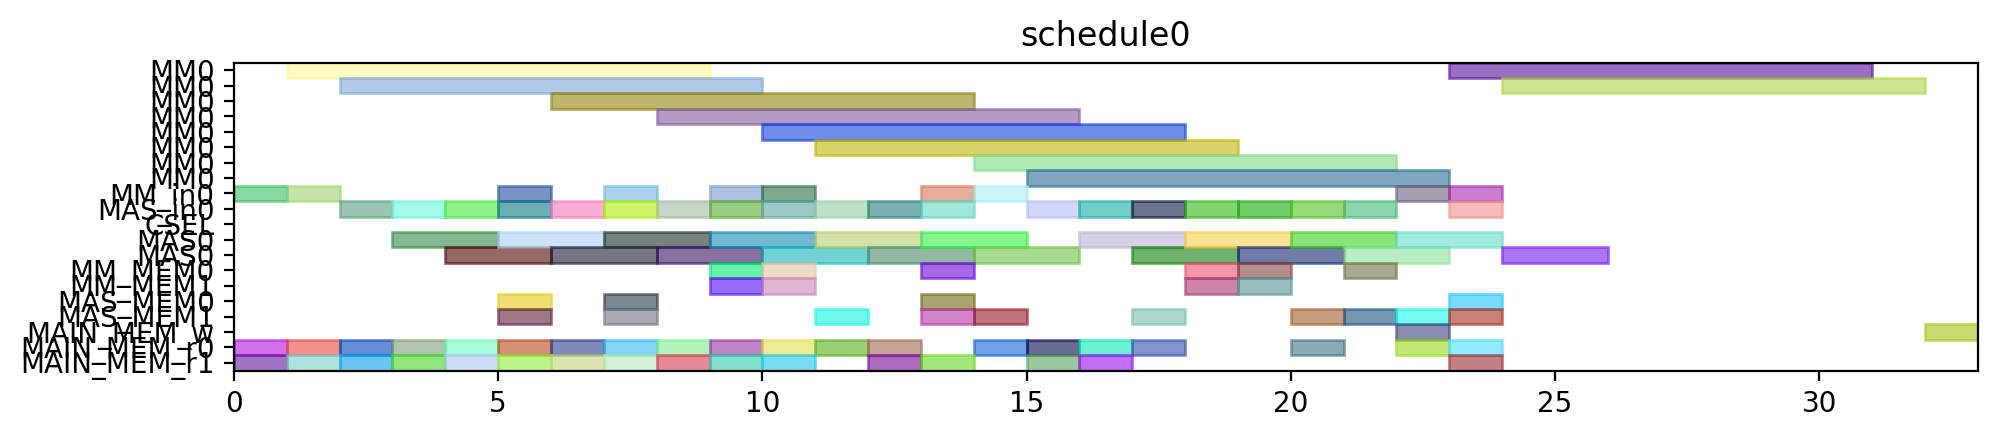

Reproduce this figure in Python.
from pyschedule import Scenario, solvers, plotters, alt


def solve():
	horizon = 120
	S = Scenario("schedule0", horizon=horizon)

	# resource
	MM = S.Resources('MM', num=1, size=8)
	MM_in = S.Resources('MM_in', num=1)
	MAS_in = S.Resources('MAS_in', num=1)
	CSEL = S.Resource('CSEL')
	MAS = S.Resources('MAS', num=1, size=2, periods=range(1, horizon))
	MM_MEM = S.Resources('MM_MEM', num=2)
	MAS_MEM = S.Resources('MAS_MEM', num=2)
	MAIN_MEM_w = S.Resource('MAIN_MEM_w', size=1)
	MAIN_MEM_r = S.Resources('MAIN_MEM_r', num=2)

	# result of previous scheduling

	# new tasks
	t0_t0 = S.Task('t0_t0', length=8, delay_cost=1)
	t0_t0 += alt(MM)
	t0_t0_in = S.Task('t0_t0_in', length=1, delay_cost=1)
	t0_t0_in += alt(MM_in)
	S += t0_t0_in*MM_in[0]<=t0_t0*MM[0]
	t0_t0_mem0 = S.Task('t0_t0_mem0', length=1, delay_cost=1)
	t0_t0_mem0 += MAIN_MEM_r[0]
	S += t0_t0_mem0 <= t0_t0

	t0_t0_mem1 = S.Task('t0_t0_mem1', length=1, delay_cost=1)
	t0_t0_mem1 += MAIN_MEM_r[1]
	S += t0_t0_mem1 <= t0_t0

	t0_t1 = S.Task('t0_t1', length=8, delay_cost=1)
	t0_t1 += alt(MM)
	t0_t1_in = S.Task('t0_t1_in', length=1, delay_cost=1)
	t0_t1_in += alt(MM_in)
	S += t0_t1_in*MM_in[0]<=t0_t1*MM[0]
	t0_t1_mem0 = S.Task('t0_t1_mem0', length=1, delay_cost=1)
	t0_t1_mem0 += MAIN_MEM_r[0]
	S += t0_t1_mem0 <= t0_t1

	t0_t1_mem1 = S.Task('t0_t1_mem1', length=1, delay_cost=1)
	t0_t1_mem1 += MAIN_MEM_r[1]
	S += t0_t1_mem1 <= t0_t1

	t0_t2 = S.Task('t0_t2', length=2, delay_cost=1)
	t0_t2 += alt(MAS)
	t0_t2_in = S.Task('t0_t2_in', length=1, delay_cost=1)
	t0_t2_in += alt(MAS_in)
	S += t0_t2_in*MAS_in[0]<=t0_t2*MAS[0]

	t0_t2_mem0 = S.Task('t0_t2_mem0', length=1, delay_cost=1)
	t0_t2_mem0 += MAIN_MEM_r[0]
	S += t0_t2_mem0 <= t0_t2

	t0_t2_mem1 = S.Task('t0_t2_mem1', length=1, delay_cost=1)
	t0_t2_mem1 += MAIN_MEM_r[1]
	S += t0_t2_mem1 <= t0_t2

	t0_t3 = S.Task('t0_t3', length=2, delay_cost=1)
	t0_t3 += alt(MAS)
	t0_t3_in = S.Task('t0_t3_in', length=1, delay_cost=1)
	t0_t3_in += alt(MAS_in)
	S += t0_t3_in*MAS_in[0]<=t0_t3*MAS[0]

	t0_t3_mem0 = S.Task('t0_t3_mem0', length=1, delay_cost=1)
	t0_t3_mem0 += MAIN_MEM_r[0]
	S += t0_t3_mem0 <= t0_t3

	t0_t3_mem1 = S.Task('t0_t3_mem1', length=1, delay_cost=1)
	t0_t3_mem1 += MAIN_MEM_r[1]
	S += t0_t3_mem1 <= t0_t3

	t2_t0 = S.Task('t2_t0', length=8, delay_cost=1)
	t2_t0 += alt(MM)
	t2_t0_in = S.Task('t2_t0_in', length=1, delay_cost=1)
	t2_t0_in += alt(MM_in)
	S += t2_t0_in*MM_in[0]<=t2_t0*MM[0]
	t2_t0_mem0 = S.Task('t2_t0_mem0', length=1, delay_cost=1)
	t2_t0_mem0 += MAIN_MEM_r[0]
	S += t2_t0_mem0 <= t2_t0

	t2_t0_mem1 = S.Task('t2_t0_mem1', length=1, delay_cost=1)
	t2_t0_mem1 += MAIN_MEM_r[1]
	S += t2_t0_mem1 <= t2_t0

	t2_t1 = S.Task('t2_t1', length=8, delay_cost=1)
	t2_t1 += alt(MM)
	t2_t1_in = S.Task('t2_t1_in', length=1, delay_cost=1)
	t2_t1_in += alt(MM_in)
	S += t2_t1_in*MM_in[0]<=t2_t1*MM[0]
	t2_t1_mem0 = S.Task('t2_t1_mem0', length=1, delay_cost=1)
	t2_t1_mem0 += MAIN_MEM_r[0]
	S += t2_t1_mem0 <= t2_t1

	t2_t1_mem1 = S.Task('t2_t1_mem1', length=1, delay_cost=1)
	t2_t1_mem1 += MAIN_MEM_r[1]
	S += t2_t1_mem1 <= t2_t1

	t2_t2 = S.Task('t2_t2', length=2, delay_cost=1)
	t2_t2 += alt(MAS)
	t2_t2_in = S.Task('t2_t2_in', length=1, delay_cost=1)
	t2_t2_in += alt(MAS_in)
	S += t2_t2_in*MAS_in[0]<=t2_t2*MAS[0]

	t2_t2_mem0 = S.Task('t2_t2_mem0', length=1, delay_cost=1)
	t2_t2_mem0 += MAIN_MEM_r[0]
	S += t2_t2_mem0 <= t2_t2

	t2_t2_mem1 = S.Task('t2_t2_mem1', length=1, delay_cost=1)
	t2_t2_mem1 += MAIN_MEM_r[1]
	S += t2_t2_mem1 <= t2_t2

	t2_t3 = S.Task('t2_t3', length=2, delay_cost=1)
	t2_t3 += alt(MAS)
	t2_t3_in = S.Task('t2_t3_in', length=1, delay_cost=1)
	t2_t3_in += alt(MAS_in)
	S += t2_t3_in*MAS_in[0]<=t2_t3*MAS[0]

	t2_t3_mem0 = S.Task('t2_t3_mem0', length=1, delay_cost=1)
	t2_t3_mem0 += MAIN_MEM_r[0]
	S += t2_t3_mem0 <= t2_t3

	t2_t3_mem1 = S.Task('t2_t3_mem1', length=1, delay_cost=1)
	t2_t3_mem1 += MAIN_MEM_r[1]
	S += t2_t3_mem1 <= t2_t3

	t7_t2 = S.Task('t7_t2', length=2, delay_cost=1)
	t7_t2 += alt(MAS)
	t7_t2_in = S.Task('t7_t2_in', length=1, delay_cost=1)
	t7_t2_in += alt(MAS_in)
	S += t7_t2_in*MAS_in[0]<=t7_t2*MAS[0]

	t7_t2_mem0 = S.Task('t7_t2_mem0', length=1, delay_cost=1)
	t7_t2_mem0 += MAIN_MEM_r[0]
	S += t7_t2_mem0 <= t7_t2

	t7_t2_mem1 = S.Task('t7_t2_mem1', length=1, delay_cost=1)
	t7_t2_mem1 += MAIN_MEM_r[1]
	S += t7_t2_mem1 <= t7_t2

	t9_t2 = S.Task('t9_t2', length=2, delay_cost=1)
	t9_t2 += alt(MAS)
	t9_t2_in = S.Task('t9_t2_in', length=1, delay_cost=1)
	t9_t2_in += alt(MAS_in)
	S += t9_t2_in*MAS_in[0]<=t9_t2*MAS[0]

	t9_t2_mem0 = S.Task('t9_t2_mem0', length=1, delay_cost=1)
	t9_t2_mem0 += MAIN_MEM_r[0]
	S += t9_t2_mem0 <= t9_t2

	t9_t2_mem1 = S.Task('t9_t2_mem1', length=1, delay_cost=1)
	t9_t2_mem1 += MAIN_MEM_r[1]
	S += t9_t2_mem1 <= t9_t2

	t14_t2 = S.Task('t14_t2', length=2, delay_cost=1)
	t14_t2 += alt(MAS)
	t14_t2_in = S.Task('t14_t2_in', length=1, delay_cost=1)
	t14_t2_in += alt(MAS_in)
	S += t14_t2_in*MAS_in[0]<=t14_t2*MAS[0]

	t14_t2_mem0 = S.Task('t14_t2_mem0', length=1, delay_cost=1)
	t14_t2_mem0 += MAIN_MEM_r[0]
	S += t14_t2_mem0 <= t14_t2

	t14_t2_mem1 = S.Task('t14_t2_mem1', length=1, delay_cost=1)
	t14_t2_mem1 += MAIN_MEM_r[1]
	S += t14_t2_mem1 <= t14_t2

	new_TZ_t2 = S.Task('new_TZ_t2', length=2, delay_cost=1)
	new_TZ_t2 += alt(MAS)
	new_TZ_t2_in = S.Task('new_TZ_t2_in', length=1, delay_cost=1)
	new_TZ_t2_in += alt(MAS_in)
	S += new_TZ_t2_in*MAS_in[0]<=new_TZ_t2*MAS[0]

	new_TZ_t2_mem0 = S.Task('new_TZ_t2_mem0', length=1, delay_cost=1)
	new_TZ_t2_mem0 += MAIN_MEM_r[0]
	S += new_TZ_t2_mem0 <= new_TZ_t2

	new_TZ_t2_mem1 = S.Task('new_TZ_t2_mem1', length=1, delay_cost=1)
	new_TZ_t2_mem1 += MAIN_MEM_r[1]
	S += new_TZ_t2_mem1 <= new_TZ_t2

	t16_t2 = S.Task('t16_t2', length=2, delay_cost=1)
	t16_t2 += alt(MAS)
	t16_t2_in = S.Task('t16_t2_in', length=1, delay_cost=1)
	t16_t2_in += alt(MAS_in)
	S += t16_t2_in*MAS_in[0]<=t16_t2*MAS[0]

	t16_t2_mem0 = S.Task('t16_t2_mem0', length=1, delay_cost=1)
	t16_t2_mem0 += MAIN_MEM_r[0]
	S += t16_t2_mem0 <= t16_t2

	t16_t2_mem1 = S.Task('t16_t2_mem1', length=1, delay_cost=1)
	t16_t2_mem1 += MAIN_MEM_r[1]
	S += t16_t2_mem1 <= t16_t2

	t17_t2 = S.Task('t17_t2', length=2, delay_cost=1)
	t17_t2 += alt(MAS)
	t17_t2_in = S.Task('t17_t2_in', length=1, delay_cost=1)
	t17_t2_in += alt(MAS_in)
	S += t17_t2_in*MAS_in[0]<=t17_t2*MAS[0]

	t17_t2_mem0 = S.Task('t17_t2_mem0', length=1, delay_cost=1)
	t17_t2_mem0 += MAIN_MEM_r[0]
	S += t17_t2_mem0 <= t17_t2

	t17_t2_mem1 = S.Task('t17_t2_mem1', length=1, delay_cost=1)
	t17_t2_mem1 += MAIN_MEM_r[1]
	S += t17_t2_mem1 <= t17_t2

	t0_t4 = S.Task('t0_t4', length=8, delay_cost=1)
	t0_t4 += alt(MM)
	t0_t4_in = S.Task('t0_t4_in', length=1, delay_cost=1)
	t0_t4_in += alt(MM_in)
	S += t0_t4_in*MM_in[0]<=t0_t4*MM[0]
	t0_t4_mem0 = S.Task('t0_t4_mem0', length=1, delay_cost=1)
	t0_t4_mem0 += alt(MAS_MEM)
	S += (t0_t2*MAS[0])-1 < t0_t4_mem0*MAS_MEM[0]
	S += t0_t4_mem0 <= t0_t4

	t0_t4_mem1 = S.Task('t0_t4_mem1', length=1, delay_cost=1)
	t0_t4_mem1 += alt(MAS_MEM)
	S += (t0_t3*MAS[0])-1 < t0_t4_mem1*MAS_MEM[1]
	S += t0_t4_mem1 <= t0_t4

	t00 = S.Task('t00', length=2, delay_cost=1)
	t00 += alt(MAS)
	t00_in = S.Task('t00_in', length=1, delay_cost=1)
	t00_in += alt(MAS_in)
	S += t00_in*MAS_in[0]<=t00*MAS[0]

	t00_mem0 = S.Task('t00_mem0', length=1, delay_cost=1)
	t00_mem0 += alt(MM_MEM)
	S += (t0_t0*MM[0])-1 < t00_mem0*MM_MEM[0]
	S += t00_mem0 <= t00

	t00_mem1 = S.Task('t00_mem1', length=1, delay_cost=1)
	t00_mem1 += alt(MM_MEM)
	S += (t0_t1*MM[0])-1 < t00_mem1*MM_MEM[1]
	S += t00_mem1 <= t00

	t0_t5 = S.Task('t0_t5', length=2, delay_cost=1)
	t0_t5 += alt(MAS)
	t0_t5_in = S.Task('t0_t5_in', length=1, delay_cost=1)
	t0_t5_in += alt(MAS_in)
	S += t0_t5_in*MAS_in[0]<=t0_t5*MAS[0]

	t0_t5_mem0 = S.Task('t0_t5_mem0', length=1, delay_cost=1)
	t0_t5_mem0 += alt(MM_MEM)
	S += (t0_t0*MM[0])-1 < t0_t5_mem0*MM_MEM[0]
	S += t0_t5_mem0 <= t0_t5

	t0_t5_mem1 = S.Task('t0_t5_mem1', length=1, delay_cost=1)
	t0_t5_mem1 += alt(MM_MEM)
	S += (t0_t1*MM[0])-1 < t0_t5_mem1*MM_MEM[1]
	S += t0_t5_mem1 <= t0_t5

	t2_t4 = S.Task('t2_t4', length=8, delay_cost=1)
	t2_t4 += alt(MM)
	t2_t4_in = S.Task('t2_t4_in', length=1, delay_cost=1)
	t2_t4_in += alt(MM_in)
	S += t2_t4_in*MM_in[0]<=t2_t4*MM[0]
	t2_t4_mem0 = S.Task('t2_t4_mem0', length=1, delay_cost=1)
	t2_t4_mem0 += alt(MAS_MEM)
	S += (t2_t2*MAS[0])-1 < t2_t4_mem0*MAS_MEM[0]
	S += t2_t4_mem0 <= t2_t4

	t2_t4_mem1 = S.Task('t2_t4_mem1', length=1, delay_cost=1)
	t2_t4_mem1 += alt(MAS_MEM)
	S += (t2_t3*MAS[0])-1 < t2_t4_mem1*MAS_MEM[1]
	S += t2_t4_mem1 <= t2_t4

	t20 = S.Task('t20', length=2, delay_cost=1)
	t20 += alt(MAS)
	t20_in = S.Task('t20_in', length=1, delay_cost=1)
	t20_in += alt(MAS_in)
	S += t20_in*MAS_in[0]<=t20*MAS[0]

	t20_mem0 = S.Task('t20_mem0', length=1, delay_cost=1)
	t20_mem0 += alt(MM_MEM)
	S += (t2_t0*MM[0])-1 < t20_mem0*MM_MEM[0]
	S += t20_mem0 <= t20

	t20_mem1 = S.Task('t20_mem1', length=1, delay_cost=1)
	t20_mem1 += alt(MM_MEM)
	S += (t2_t1*MM[0])-1 < t20_mem1*MM_MEM[1]
	S += t20_mem1 <= t20

	t2_t5 = S.Task('t2_t5', length=2, delay_cost=1)
	t2_t5 += alt(MAS)
	t2_t5_in = S.Task('t2_t5_in', length=1, delay_cost=1)
	t2_t5_in += alt(MAS_in)
	S += t2_t5_in*MAS_in[0]<=t2_t5*MAS[0]

	t2_t5_mem0 = S.Task('t2_t5_mem0', length=1, delay_cost=1)
	t2_t5_mem0 += alt(MM_MEM)
	S += (t2_t0*MM[0])-1 < t2_t5_mem0*MM_MEM[0]
	S += t2_t5_mem0 <= t2_t5

	t2_t5_mem1 = S.Task('t2_t5_mem1', length=1, delay_cost=1)
	t2_t5_mem1 += alt(MM_MEM)
	S += (t2_t1*MM[0])-1 < t2_t5_mem1*MM_MEM[1]
	S += t2_t5_mem1 <= t2_t5

	t01 = S.Task('t01', length=2, delay_cost=1)
	t01 += alt(MAS)
	t01_in = S.Task('t01_in', length=1, delay_cost=1)
	t01_in += alt(MAS_in)
	S += t01_in*MAS_in[0]<=t01*MAS[0]

	t01_mem0 = S.Task('t01_mem0', length=1, delay_cost=1)
	t01_mem0 += alt(MM_MEM)
	S += (t0_t4*MM[0])-1 < t01_mem0*MM_MEM[0]
	S += t01_mem0 <= t01

	t01_mem1 = S.Task('t01_mem1', length=1, delay_cost=1)
	t01_mem1 += alt(MAS_MEM)
	S += (t0_t5*MAS[0])-1 < t01_mem1*MAS_MEM[1]
	S += t01_mem1 <= t01

	t10 = S.Task('t10', length=2, delay_cost=1)
	t10 += alt(MAS)
	t10_in = S.Task('t10_in', length=1, delay_cost=1)
	t10_in += alt(MAS_in)
	S += t10_in*MAS_in[0]<=t10*MAS[0]

	t10_mem0 = S.Task('t10_mem0', length=1, delay_cost=1)
	t10_mem0 += MAIN_MEM_r[0]
	S += t10_mem0 <= t10

	t10_mem1 = S.Task('t10_mem1', length=1, delay_cost=1)
	t10_mem1 += alt(MAS_MEM)
	S += (t00*MAS[0])-1 < t10_mem1*MAS_MEM[1]
	S += t10_mem1 <= t10

	t21 = S.Task('t21', length=2, delay_cost=1)
	t21 += alt(MAS)
	t21_in = S.Task('t21_in', length=1, delay_cost=1)
	t21_in += alt(MAS_in)
	S += t21_in*MAS_in[0]<=t21*MAS[0]

	t21_mem0 = S.Task('t21_mem0', length=1, delay_cost=1)
	t21_mem0 += alt(MM_MEM)
	S += (t2_t4*MM[0])-1 < t21_mem0*MM_MEM[0]
	S += t21_mem0 <= t21

	t21_mem1 = S.Task('t21_mem1', length=1, delay_cost=1)
	t21_mem1 += alt(MAS_MEM)
	S += (t2_t5*MAS[0])-1 < t21_mem1*MAS_MEM[1]
	S += t21_mem1 <= t21

	t30 = S.Task('t30', length=2, delay_cost=1)
	t30 += alt(MAS)
	t30_in = S.Task('t30_in', length=1, delay_cost=1)
	t30_in += alt(MAS_in)
	S += t30_in*MAS_in[0]<=t30*MAS[0]

	t30_mem0 = S.Task('t30_mem0', length=1, delay_cost=1)
	t30_mem0 += MAIN_MEM_r[0]
	S += t30_mem0 <= t30

	t30_mem1 = S.Task('t30_mem1', length=1, delay_cost=1)
	t30_mem1 += alt(MAS_MEM)
	S += (t20*MAS[0])-1 < t30_mem1*MAS_MEM[1]
	S += t30_mem1 <= t30

	t11 = S.Task('t11', length=2, delay_cost=1)
	t11 += alt(MAS)
	t11_in = S.Task('t11_in', length=1, delay_cost=1)
	t11_in += alt(MAS_in)
	S += t11_in*MAS_in[0]<=t11*MAS[0]

	t11_mem0 = S.Task('t11_mem0', length=1, delay_cost=1)
	t11_mem0 += MAIN_MEM_r[0]
	S += t11_mem0 <= t11

	t11_mem1 = S.Task('t11_mem1', length=1, delay_cost=1)
	t11_mem1 += alt(MAS_MEM)
	S += (t01*MAS[0])-1 < t11_mem1*MAS_MEM[1]
	S += t11_mem1 <= t11

	t31 = S.Task('t31', length=2, delay_cost=1)
	t31 += alt(MAS)
	t31_in = S.Task('t31_in', length=1, delay_cost=1)
	t31_in += alt(MAS_in)
	S += t31_in*MAS_in[0]<=t31*MAS[0]

	t31_mem0 = S.Task('t31_mem0', length=1, delay_cost=1)
	t31_mem0 += MAIN_MEM_r[0]
	S += t31_mem0 <= t31

	t31_mem1 = S.Task('t31_mem1', length=1, delay_cost=1)
	t31_mem1 += alt(MAS_MEM)
	S += (t21*MAS[0])-1 < t31_mem1*MAS_MEM[1]
	S += t31_mem1 <= t31

	c010 = S.Task('c010', length=8, delay_cost=1)
	c010 += alt(MM)
	c010_in = S.Task('c010_in', length=1, delay_cost=1)
	c010_in += alt(MM_in)
	S += c010_in*MM_in[0]<=c010*MM[0]
	S += 0<c010

	c010_w = S.Task('c010_w', length=1, delay_cost=1)
	c010_w += alt(MAIN_MEM_w)
	S += c010 <= c010_w

	c010_mem0 = S.Task('c010_mem0', length=1, delay_cost=1)
	c010_mem0 += alt(MAS_MEM)
	S += (t30*MAS[0])-1 < c010_mem0*MAS_MEM[0]
	S += c010_mem0 <= c010

	c010_mem1 = S.Task('c010_mem1', length=1, delay_cost=1)
	c010_mem1 += MAIN_MEM_r[1]
	S += c010_mem1 <= c010

	c200 = S.Task('c200', length=8, delay_cost=1)
	c200 += alt(MM)
	c200_in = S.Task('c200_in', length=1, delay_cost=1)
	c200_in += alt(MM_in)
	S += c200_in*MM_in[0]<=c200*MM[0]
	S += 0<c200

	c200_w = S.Task('c200_w', length=1, delay_cost=1)
	c200_w += alt(MAIN_MEM_w)
	S += c200 <= c200_w

	c200_mem0 = S.Task('c200_mem0', length=1, delay_cost=1)
	c200_mem0 += alt(MAS_MEM)
	S += (t10*MAS[0])-1 < c200_mem0*MAS_MEM[0]
	S += c200_mem0 <= c200

	c200_mem1 = S.Task('c200_mem1', length=1, delay_cost=1)
	c200_mem1 += MAIN_MEM_r[1]
	S += c200_mem1 <= c200

	t16_t0 = S.Task('t16_t0', length=8, delay_cost=1)
	t16_t0 += alt(MM)
	t16_t0_in = S.Task('t16_t0_in', length=1, delay_cost=1)
	t16_t0_in += alt(MM_in)
	S += t16_t0_in*MM_in[0]<=t16_t0*MM[0]
	t16_t0_mem0 = S.Task('t16_t0_mem0', length=1, delay_cost=1)
	t16_t0_mem0 += MAIN_MEM_r[0]
	S += t16_t0_mem0 <= t16_t0

	t16_t0_mem1 = S.Task('t16_t0_mem1', length=1, delay_cost=1)
	t16_t0_mem1 += alt(MAS_MEM)
	S += (t30*MAS[0])-1 < t16_t0_mem1*MAS_MEM[1]
	S += t16_t0_mem1 <= t16_t0

	t17_t0 = S.Task('t17_t0', length=8, delay_cost=1)
	t17_t0 += alt(MM)
	t17_t0_in = S.Task('t17_t0_in', length=1, delay_cost=1)
	t17_t0_in += alt(MM_in)
	S += t17_t0_in*MM_in[0]<=t17_t0*MM[0]
	t17_t0_mem0 = S.Task('t17_t0_mem0', length=1, delay_cost=1)
	t17_t0_mem0 += MAIN_MEM_r[0]
	S += t17_t0_mem0 <= t17_t0

	t17_t0_mem1 = S.Task('t17_t0_mem1', length=1, delay_cost=1)
	t17_t0_mem1 += alt(MAS_MEM)
	S += (t10*MAS[0])-1 < t17_t0_mem1*MAS_MEM[1]
	S += t17_t0_mem1 <= t17_t0

	solvers.mip.solve(S,msg=1,kind='CPLEX',ratio_gap=1.01)

	solution = [['hoge']*len(S.solution()[1]) for i in range(len(S.solution()))]
	for i in range(len(S.solution())):
		for j in range(len(S.solution()[i])):
			solution[i][j]=str(S.solution()[i][j])
	print(solution)

	cycles = int(solution[-1][3])

	pic_file_name = "/mnt/rose/usr1/fukuda/ABE/multiRAM_multiMAS_16mux/scheduling_result/stage8MM1_stage2MAS1/EP2_ADD_w_EVAL/schedule0.png"
	if(S.solution() != []):
		plotters.matplotlib.plot(S,img_filename=pic_file_name, show_task_labels=False, fig_size=(cycles*0.25+3, 2))

	return solution
